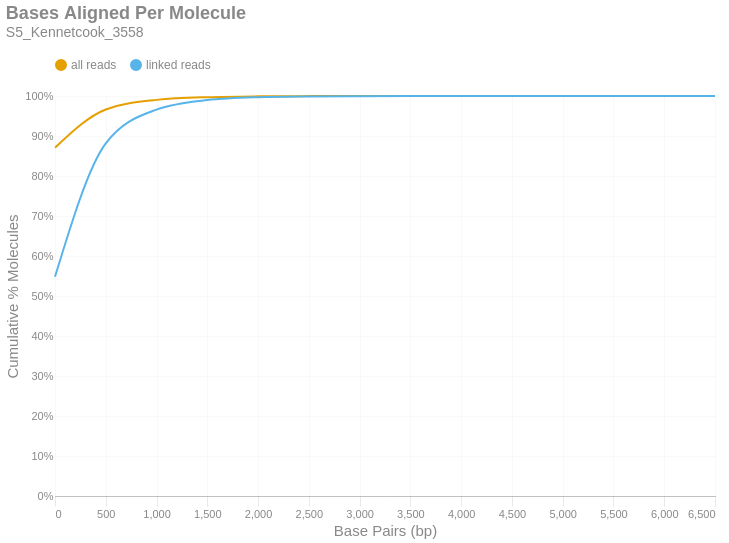

The notebook cell this image was saved under:
### Markdown cell above
### Bases Aligned Per Molecule
This is a cumulative frequency distribution showing the number of base pairs aligned per unique molecule. These data are shown in 500 bp bins. There are two distributions: one with `all reads` (yellow) and another with only `linked reads` (blue). The percent of molecules in the `linked reads` distribution is relative to the total number of linked molecules.

### Code cell
if SKIPLR:
    print_html(f"Skipped")
else:
    binned_df = consolidated_hist(valids['aligned_bp'], mask, 500, True)
    with SafeRender(binned_df):
        (
            density_plot(binned_df, 'Bases Aligned Per Molecule', samplename, 'basesper')
            .encode(
                x=alt.X('bin:Q', title="Base Pairs (bp)").axis(tickMinStep=500).scale(padding=0),
                y=alt.Y('value:Q', title='Cumulative % Molecules')
                    .axis(format='%')
                    .scale(domain = [0,1])
                    .stack(False),
                color=alt.Color("key:N").scale(domain = ["all reads", "linked reads"]),
                tooltip = [
                    alt.Tooltip("key:N", title = "Data Type"),
                    alt.Tooltip("range_label:N", title="Bases Aligned Per Molecule"),
                    alt.Tooltip("value:Q", format = ".2%", title="% Molecules (Cum.)")
                ]
            )
        ).display()

### Figure 1 — Vega-Lite specification as saved in the notebook (floating-point values rounded to 4 significant figures)
{"width": "container", "height": 400, "config": {"title": {"anchor": "start", "dy": -15, "fontSize": 18, "color": "#888888", "subtitleColor": "#888888", "subtitleFontSize": 14}, "arc": {"fill": "#0072B2"}, "axis": {"domainColor": "#888888", "domainWidth": 0.5, "gridWidth": 0.2, "grid": false, "titleFontWeight": 400, "titleFontSize": 15, "labelFontSize": 11, "labelColor": "#888888", "tickColor": "#888888", "tickWidth": 0.2, "titleColor": "#888888"}, "axisBand": {"grid": false}, "axisX": {"grid": true, "tickSize": 10, "domainCap": "round"}, "axisY": {"domain": false, "grid": true, "tickSize": 0, "domainCap": "round"}, "background": "transparent", "header": {"labelFontSize": 15, "labelColor": "#888888", "titleFontSize": 15, "titleFontWeight": 600, "titleColor": "#888888"}, "legend": {"labelFont": "sans-serif", "labelFontSize": 12, "labelColor": "#888888", "symbolSize": 100, "symbolType": "circle", "titleFontSize": 12, "titlePadding": 10, "titleColor": "#888888", "title": null, "orient": "top"}, "range": {"category": ["#E69F00", "#56B4E9", "#009E73", "#F0E442", "#0072B2", "#D55E00", "#CC79A7", "#000000"], "diverging": ["#cfe8f3", "#a2d4ec", "#73bfe2", "#46abdb", "#1696d2", "#12719e"]}, "area": {"fill": "#0072B2", "fillOpacity": 0.7, "line": true, "strokeOpacity": 0.7}, "line": {"color": "#0072B2", "stroke": "#0072B2", "strokeWidth": 2}, "trail": {"color": "#0072B2", "stroke": "#0072B2", "strokeWidth": 0, "size": 1}, "point": {"filled": true, "fillOpacity": 1.0, "size": 95}, "text": {"color": "#888888", "fontSize": 11, "align": "right", "fontWeight": 400, "size": 11}, "bar": {"fill": "#0072B2", "stroke": null}, "view": {"stroke": null, "continuousWidth": 660, "continuousHeight": 400}}, "data": {"name": "data-4dc20000f4024e4e8ced6b9cc4e37e5e"}, "mark": {"type": "line", "interpolate": "monotone", "point": {"opacity": 0, "size": 275}}, "encoding": {"color": {"field": "key", "scale": {"domain": ["all reads", "linked reads"]}, "type": "nominal"}, "tooltip": [{"field": "key", "title": "Data Type", "type": "nominal"}, {"field": "range_label", "title": "Bases Aligned Per Molecule", "type": "nominal"}, {"field": "value", "format": ".2%", "title": "% Molecules (Cum.)", "type": "quantitative"}], "x": {"axis": {"tickMinStep": 500}, "field": "bin", "scale": {"padding": 0}, "title": "Base Pairs (bp)", "type": "quantitative"}, "y": {"axis": {"format": "%"}, "field": "value", "scale": {"domain": [0, 1]}, "stack": false, "title": "Cumulative % Molecules", "type": "quantitative"}}, "params": [{"name": "param_c36ac31b6afebe62", "select": {"type": "point", "fields": ["key"]}, "bind": "legend"}], "title": {"text": "Bases Aligned Per Molecule", "subtitle": "S5_Kennetcook_3558"}, "transform": [{"fold": ["all reads (cumsum)", "linked reads (cumsum)"]}, {"calculate": "replace(datum.key, ' (cumsum)', '')", "as": "key"}, {"filter": {"param": "param_c36ac31b6afebe62"}}], "usermeta": {"embedOptions": {"downloadFileName": "S5_Kennetcook_3558.basesper"}}, "$schema": "https://vega.github.io/schema/vega-lite/v6.1.0.json", "datasets": {"data-4dc20000f4024e4e8ced6b9cc4e37e5e": [{"bin": "0.0", "interval": "0.0-500.0", "all reads": 0.8707, "linked reads": 0.5481, "all reads (cumsum)": 0.8707, "linked reads (cumsum)": 0.5481, "range_label": "0-499"}, {"bin": "500.0", "interval": "500.0-1000.0", "all reads": 0.09554, "linked reads": 0.3334, "all reads (cumsum)": 0.9663, "linked reads (cumsum)": 0.8815, "range_label": "500-999"}, {"bin": "1000.0", "interval": "1000.0-1500.0", "all reads": 0.02406, "linked reads": 0.08448, "all reads (cumsum)": 0.9903, "linked reads (cumsum)": 0.966, "range_label": "1000-1499"}, {"bin": "1500.0", "interval": "1500.0-2000.0", "all reads": 0.006787, "linked reads": 0.02384, "all reads (cumsum)": 0.9971, "linked reads (cumsum)": 0.9898, "range_label": "1500-1999"}, {"bin": "2000.0", "interval": "2000.0-2500.0", "all reads": 0.002033, "linked reads": 0.00714, "all reads (cumsum)": 0.9991, "linked reads (cumsum)": 0.997, "range_label": "2000-2499"}, {"bin": "2500.0", "interval": "2500.0-3000.0", "all reads": 0.0005715, "linked reads": 0.002007, "all reads (cumsum)": 0.9997, "linked reads (cumsum)": 0.999, "range_label": "2500-2999"}, {"bin": "3000.0", "interval": "3000.0-3500.0", "all reads": 0.000187, "linked reads": 0.0006565, "all reads (cumsum)": 0.9999, "linked reads (cumsum)": 0.9996, "range_label": "3000-3499"}, {"bin": "3500.0", "interval": "3500.0-4000.0", "all reads": 6.784e-05, "linked reads": 0.0002382, "all reads (cumsum)": 1.0, "linked reads (cumsum)": 0.9999, "range_label": "3500-3999"}, {"bin": "4000.0", "interval": "4000.0-4500.0", "all reads": 2.46e-05, "linked reads": 8.639e-05, "all reads (cumsum)": 1.0, "linked reads (cumsum)": 0.9999, "range_label": "4000-4499"}, {"bin": "4500.0", "interval": "4500.0-5000.0", "all reads": 8.027e-06, "linked reads": 2.819e-05, "all reads (cumsum)": 1.0, "linked reads (cumsum)": 1.0, "range_label": "4500-4999"}, {"bin": "5000.0", "interval": "5000.0-5500.0", "all reads": 4.92e-06, "linked reads": 1.728e-05, "all reads (cumsum)": 1.0, "linked reads (cumsum)": 1.0, "range_label": "5000-5499"}, {"bin": "5500.0", "interval": "5500.0-6000.0", "all reads": 1.036e-06, "linked reads": 3.637e-06, "all reads (cumsum)": 1.0, "linked reads (cumsum)": 1.0, "range_label": "5500-5999"}, {"bin": "6000.0", "interval": "6000.0-6500.0", "all reads": 5.179e-07, "linked reads": 1.819e-06, "all reads (cumsum)": 1.0, "linked reads (cumsum)": 1.0, "range_label": "6000-6499"}, {"bin": "6500.0", "interval": "6500.0-7000.0", "all reads": 5.179e-07, "linked reads": 1.819e-06, "all reads (cumsum)": 1.0, "linked reads (cumsum)": 1.0, "range_label": "6500-6999"}]}}
